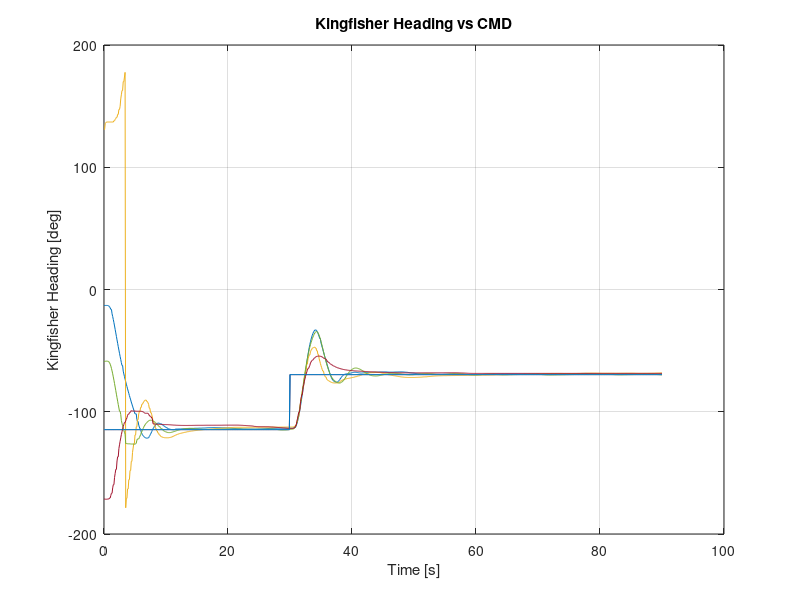

This figure's MATLAB source: (Note: this script raises an error after producing the figure.)
%% Lake Testing Post Processing
%

%%
% Cell Array Structure Creation for Data Runs

load('Feb14_LakeTest_Compiled_Data.mat')

% MInitVar{i}=InitVar';
% MSurgeGains{i}=Surge_Gains';
% MYawGains{i}=Yaw_Gains';
% MTime{i}=time';
% Mkfhd{i}=kfhd';
% Mkfspd{i}=kfspd';
% Mportcmd{i}=portcmd';
% Msrgcmd{i}=srgcmd';
% Mstbdcmd{i}=stbdcmd';
% Myawcmd{i}=yawcmd';

%%
% Plotting
% Plotting Variables
% rg = 255;
% C = {[186/rg 18/rg 18/rg],[22/rg 135/rg 0/rg],[252/rg 172/rg 0/rg],[0/rg 29/rg 255/rg]}; % Plot Color Array

figure(1);
clf;
for i=1:4
      time = MTime{i};
      kfhd = Mkfhd{i};
      yawcmd = Myawcmd{i};
      plot(time,kfhd,time,yawcmd)
      hold on
      grid on
end
% legend(['Kp=',num2str(MYawGains(1,1)),' Kd=',num2str(MYawGains(3,1))], ... 
%     ['Kp=',num2str(Gain_Y(1,2)),', Ki=',num2str(Gain_Y(2,2)),', Kd=',num2str(Gain_Y(3,2))], ... 
%     ['Kp=',num2str(Gain_Y(1,3)),', Ki=',num2str(Gain_Y(2,3)),', Kd=',num2str(Gain_Y(3,3))], ... 
%     ['\bf Kp=',num2str(Gain_Y(1,4)),', Ki=',num2str(Gain_Y(2,4)),', Kd=',num2str(Gain_Y(3,4))], ...
%     'Location','se')
xlabel('Time [s]')
ylabel('Kingfisher Heading [deg]')
title('Kingfisher Heading vs CMD')
legend('1','1cmd','2','2cmd','3','3cmd','4','4cmd','Location','sw')
% ,'5','5cmd'
grid on
hold off
% 
% figure(2);
% clf;
% hold on
% plot(time,srgcmd,time,kfspd)
% xlabel('Time [s]')
% ylabel('Speed [m/s]')
% title('Kingfisher Speed vs Command')
% legend('Command','Kingfisher','Location','se')
% grid on
% hold off
% 
% figure(3);
% subplot(2,2,1)
% hold on
% plot(time,srgcmd)
% xlabel('Time [s]')
% ylabel('Surge Setpoint [m/s]')
% title('Speed Setpoint vs Time')
% legend('Command','Location','se')
% grid on
% subplot(2,2,2)
% hold on
% plot(time,srgcmd,time,kfspd)
% xlabel('Time [s]')
% ylabel('Speed [m/s]')
% title('Kingfisher Speed vs Commanded')
% legend('Command','Kingfisher','Location','se')
% grid on
% subplot(2,2,3)
% hold on
% plot(time,yawcmd)
% xlabel('Time [s]')
% ylabel('Heading Setpoint [deg]')
% title('Heading Setpoint vs Time')
% legend('Command','Location','se')
% grid on
% subplot(2,2,4)
% hold on
% plot(time,yawcmd,time,kfhd)
% hold on
% xlabel('Time [s]')
% ylabel('Kingfisher Heading [deg]')
% title('Kingfisher Heading vs Commanded')
% legend('Command','Kingfisher','Location','se')
% grid on
% hold off
% 
% figure(4);
% hold on
% plot(time,portcmd,time,stbdcmd)
% xlabel('Time [s]')
% ylabel('Motor Command [-1 to 1]')
% title('Motor Commands vs Time')
% legend('Port Command','Starboard Command','Location','se')
% grid on
% 
% 
% figure(5);
% hold on
% plot(time,surgeint)
% xlabel('Time [s]')
% ylabel('Integrator Effect]')
% title('Surge Integrator vs Time')
% legend('Integrator','Location','se')
% grid on
% 
% for i=1:length(C)
%       Kps=Gain_S(1,i);Kis=Gain_S(2,i);Kds=Gain_S(3,i);
%       j=1.533;
%       Kpy=Gain_Y(1,k);Kiy=Gain_Y(2,k);Kdy=Gain_Y(3,k);
%       S{k}=stepinfo(yaw,time);
% %             rtime{k}=S{1,k}.RiseTime;
% %             stime{k}=S{1,k}.SettlingTime;
% %             os{k}=S{1,k}.Overshoot;
% %             sserr{k}=(ss_des-yaw(end));
%             tc{k} = time;
%             j = j-(k/12);
%             plot(time,yaw,'Color',C{k},'LineWidth',j)
%             hold on
%             grid on
% end
% % 
% % Ch = [rtime' stime' os' sserr'];
% 
% legend(['Kp=',num2str(Gain_Y(1,1)),', Ki=',num2str(Gain_Y(2,1)),', Kd=',num2str(Gain_Y(3,1))], ... 
%     ['Kp=',num2str(Gain_Y(1,2)),', Ki=',num2str(Gain_Y(2,2)),', Kd=',num2str(Gain_Y(3,2))], ... 
%     ['Kp=',num2str(Gain_Y(1,3)),', Ki=',num2str(Gain_Y(2,3)),', Kd=',num2str(Gain_Y(3,3))], ... 
%     ['\bf Kp=',num2str(Gain_Y(1,4)),', Ki=',num2str(Gain_Y(2,4)),', Kd=',num2str(Gain_Y(3,4))], ...
%     'Location','se')
% xlabel('Time [s]')
% ylabel('Heading [deg]')